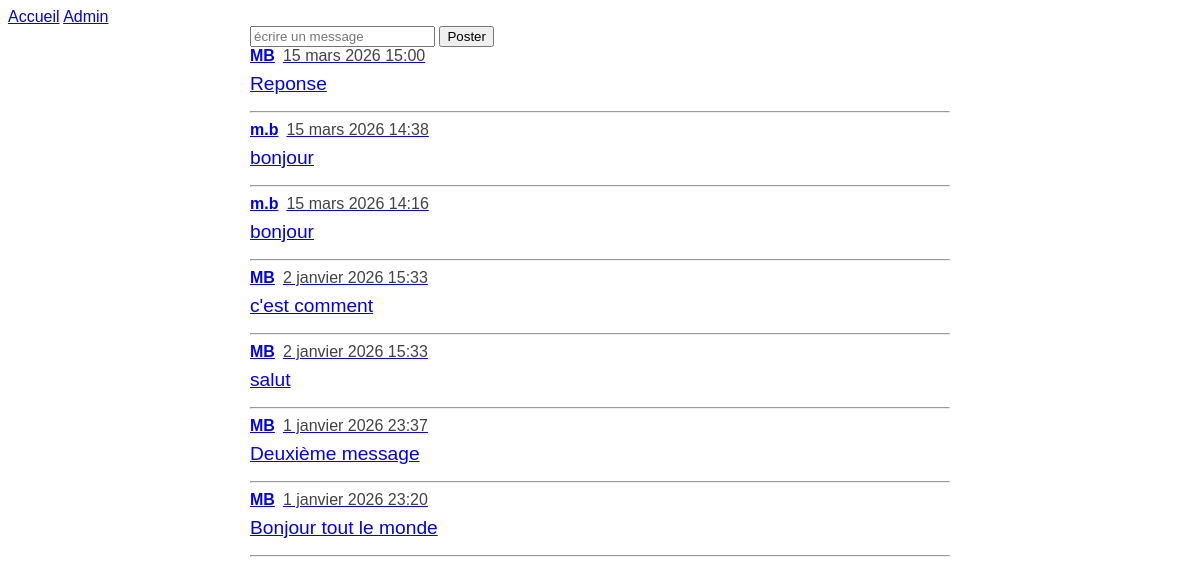
Before: / with the older database file.
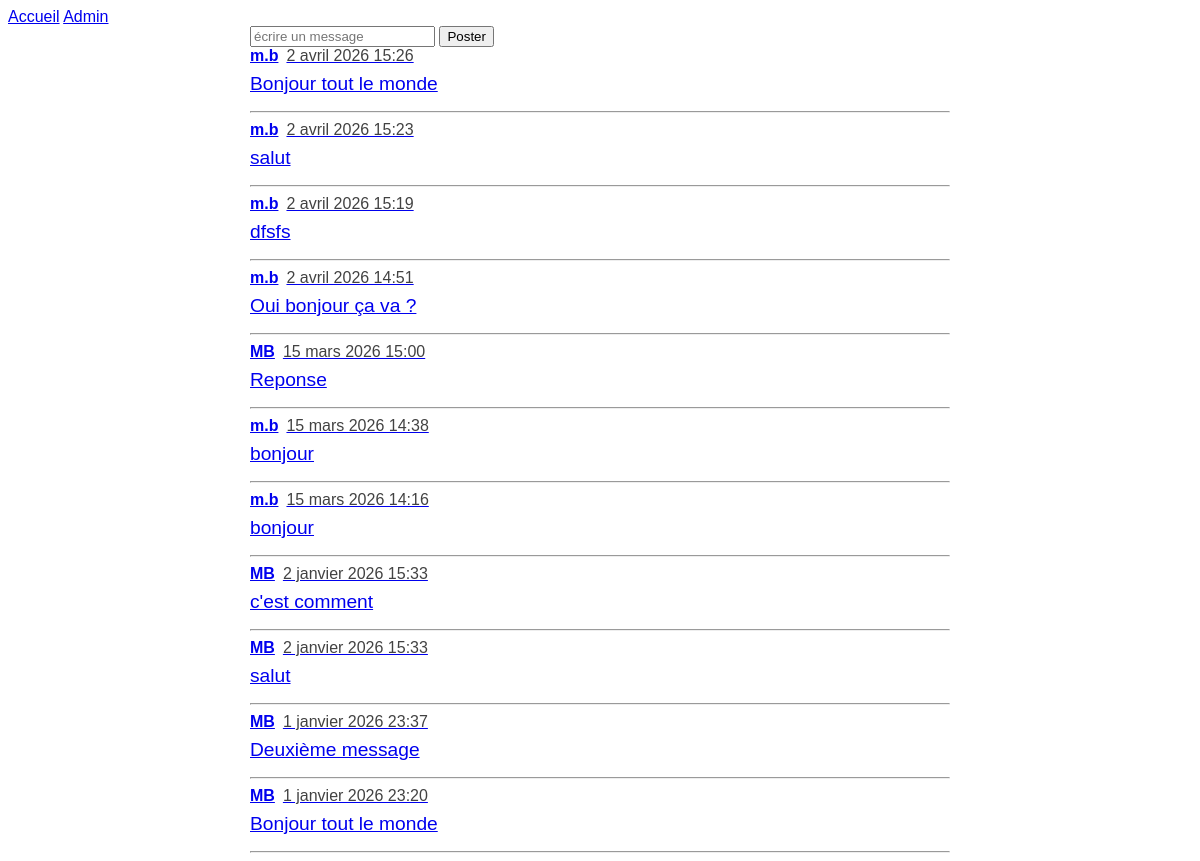
After: the same page with the newer database file.
### feed/models.py (models this page shows)
class Message(models.Model):
    content = models.CharField(max_length=280)
    created_at = models.DateTimeField(auto_now_add=True)
    user = models.ForeignKey(User, on_delete=models.CASCADE)
    response_to = models.ForeignKey('self', on_delete=models.PROTECT, null=True)

### feed/views.py (the view)
# urls.py: path('',views.index),
def index(request):
   if request.method == 'POST':
      content = request.POST.get('content')
      user = request.user
      print(content, user)
      Message.objects.create(content = content, user = user)
   contexte = {}
   contexte ['messages'] = Message.objects.order_by('-created_at')
   return render(request, template_name= 'index.html', context=contexte)

### feed/templates/index.html
{% extends 'base.html' %}
{% block content %}
    <div>{% include 'form.html' with form_action="/" %}</div>
    <div>
        {% for message in messages %}
        <div>{% include 'message.html' with message=message %}</div>
        {% endfor %}
    </div>
{% endblock %}

### feed/templates/base.html (shortened to what this page needs)
{% load static %}
<!DOCTYPE html>
<html lang="en">
<head>
     <link rel="stylesheet" type="text/css" href="{% static 'css/style.css' %}" />
</head>
<body>
    <nav>
        <a href="/">Accueil</a>
        <a href="/admin/">Admin</a>
    </nav>
    <div id="cont">
        {% block content %}
        {% endblock %}
    </div>
</body>
</html>

### feed/templates/form.html (shortened to what this page needs)
 <form action="{{ form_action }}" method="POST">
        <input type="text" name="content" placeholder="écrire un message" />
        <input type="submit" value="Poster"/>
    </form>

### feed/templates/message.html
    <a href="/{{ message.id }}/">
        <div class="header">
            <div class="message_username">{{ message.user.username }}</div>
            <div class="message_created_at">{{ message.created_at }}</div>
        </div>
        <div class=" message_content ">{{ message.content }}</div>
        <hr />
    </a>

### feed/static/css/style.css (style rules this page uses)
* { font-family: Verdana, Geneva, Tahoma, sans-serif; }
hr { border: solid 1px #848484 10; }
#cont { width: 700px; margin: auto; }
.header { display: flex; }
.message_username { font-weight: bold; margin-right: 0.5rem; }
.message_created_at { color: #424242; }
.message_content { font-size: 1.2rem; padding: 0.5rem 0; }

Changed rows visible on the page:
added Message: user.username "m.b", created_at "2 avril 2026 15:26", content "Bonjour tout le monde"
added Message: user.username "m.b", created_at "2 avril 2026 15:23", content "salut"
added Message: user.username "m.b", created_at "2 avril 2026 15:19", content "dfsfs"
added Message: user.username "m.b", created_at "2 avril 2026 14:51", content "Oui bonjour ça va ?"
